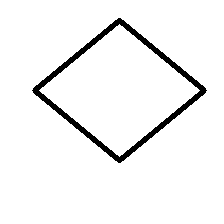
#> input picture numerical_methods/exercises/content/Euclid_dataset/rhombus/114_rhombus.png, 224 x 224 px
$ jupyter execute --allow-errors MachineLearning.ipynb
#> lines starting #> are read from the running program, lines starting #| are printed output that depends on the picture; after the words box and inside, x2 and y2 are one past the last pixel; in counts of white or black regions, pixels touching at a corner belong together
# **Classificazione di immagini tramite Multi-Layer Perceptron (MLP)**

In questa esercitazione impariamo a risolvere un problema di classificazione utilizzando una semplice rete neurale MLP.

I dati di input sono immagini, quindi sono dati ad **alta dimensionalità**, presi dal dataset Euclid (lo trovate su Virtuale).

La rete impara (*learn*) **da sola** a capire come risolvere il problema.

### Librerie
Importiamo qui le librerie necessarie alla soluzione:

*   `Scikit-Learn (sklearn)`: libreria molto potente e vasta principalmente creata per il **Machine Learning** (con alcuni elementi di Deep Learning, come le reti MLP).
*   `OpenCV (cv2)`: libreria utilizzata principalmente per gestire le immagini a livello di codice.

[cell 1]
from sklearn.neural_network import MLPClassifier
from sklearn.metrics import accuracy_score
import numpy as np
from glob import glob
from os.path import join
from tqdm import tqdm
import cv2

### Funzioni di supporto
Qui definiamo le funzioni che utilizzeremo nella nostra soluzione.

Le funzioni sono utili per avere un codice più modulare e ordinato.

`get_labels()` è una funzione che riceve il nome del dato (`string`) e restituisce la classe - **etichetta** -  (`int`), seguendo questa convenzione:

*   Triangolo: 0
*   Rettangolo: 1
*   Quadrato: 2
*   Rombo: 3

Esempio: 0_triangle.png → 0

[cell 2]
def get_labels(name):
    if 'triangle' in name:
        return 0
    elif 'square' in name:
        return 1
    elif 'rectangle' in name:
        return 2
    elif 'rhombus' in name:
        return 3
    else:
        raise NotImplementedError('Not existing class!')

`extract_feature()` è una funzione che, data una lista di immagini, calcola le feature associate. Per noi oggi, queste feature corrispondono al contenuto delle immagini "srotolato" con valori compresi tra 0 e 1.

Per aprire le immagini utilizziamo la libreria `opencv`. Il contenuto delle immagini viene normalizzato tra 0 e 1.

**Tools**:
*   `cv2.imread()`: apre un'immagine (0: livelli di grigio, 1: colori)
*   `cv2.resize()`: ridimensiona un'immagine

[cell 3]
def extract_features(images, feat_type, img_size):

    labels = []
    features = []

    for image in tqdm(images):

        # open the image
        img = cv2.imread(image, 0)

        # resize the image
        img = cv2.resize(img, (img_size, img_size))

        # compute the features
        if feat_type == 'img':
            img = img / 255.0
            feat = np.ravel(img)
        else:
            raise NotImplementedError('Not implemented feature!')

        # append features and labels
        features.append(feat)
        labels.append(get_labels(image))

    return features, labels

### Soluzione
Carica il file .zip che contiene il dataset *Euclid*.

[cell 4]
dataset_path = './content/Euclid_dataset'
images = glob(join(dataset_path, '*', '*.png'))
print('Images: ', len(images))

Ora è fondamentale dividere il nostro dataset in train, validation e test.
Prima di fare questo è necessario mescolare tutti i dati.

**Tools**:
-    `np.random.shuffle()`: modifica una sequenza mescolando gli elementi.

[cell 5]
print('Prima shuffling: {}'.format(images[:10]))
np.random.shuffle(images)
print('Dopo shuffling: {}'.format(images[:10]))

Mettiamo il **20% dei dati in training, 20% in validation**, e la rimanente parte **(60%) nel test set**.

[cell 6]
trainset = images[:int(0.2*len(images))]
valset = images[int(0.2*len(images)):int(0.4*len(images))]
testset = images[int(0.4*len(images)):]
print('Total: {} splitted in Train: {}, Val: {} and Test: {}'.format(len(images), len(trainset), len(valset), len(testset)))

Da questo momento, avremo **tre insiemi di dati**: train, validation e test.

Ogni elemento del dataset può appartenere solo a uno di questi, gli insieme quindi sono completamente **disgiunti**.

[cell 7]
img_size = 32
feature_type = 'img'

train_x, train_y = extract_features(trainset, feature_type, img_size)
val_x, val_y = extract_features(valset, feature_type, img_size)
#> call 2 of extract_features, with feat_type = 'img', img_size = 32
#> in extract_features (call 2), `img = cv2.imread(image, 0)`: img: shape (224, 224); 95.4% white; 1 black region, box (x1, y1, x2, y2) and area: (32, 18, 207, 163) 2330
#> in extract_features (call 2), `img = cv2.resize(img, (img_size, img_size))`:
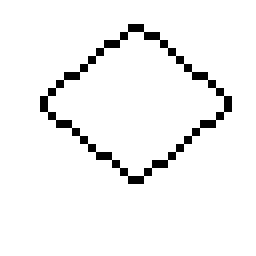
#> img: shape (32, 32) (shown 8 times larger); 95.3% white; black in thin lines or dots, all inside (x1, y1, x2, y2) = (5, 3, 29, 23)
#> in extract_features (call 2), `feat = np.ravel(img)`: feat = 1024 values, max 1 at index 0, min 0 at index 112, mean 0.953
#> val_x = 1 item; val_y = [3]
test_x, test_y = extract_features(testset, feature_type, img_size)
#> call 3 of extract_features, with feat_type = 'img', img_size = 32
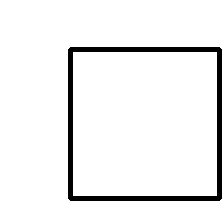
#> input picture numerical_methods/exercises/content/Euclid_dataset/square/105_square.png, 224 x 224 px
#> in extract_features (call 3), `img = cv2.imread(image, 0)`: img: shape (224, 224); 94.1% white; 1 black region, box (x1, y1, x2, y2) and area: (68, 47, 222, 201) 2968
#> in extract_features (call 3), `img = cv2.resize(img, (img_size, img_size))`:
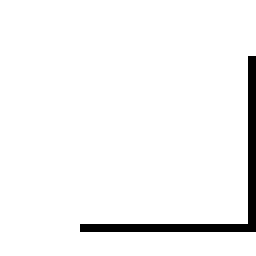
#> img: shape (32, 32) (shown 8 times larger); 95.8% white; black in thin lines or dots, all inside (x1, y1, x2, y2) = (10, 7, 32, 29)
#> in extract_features (call 3), `feat = np.ravel(img)`: feat = 1024 values, max 1 at index 0, min 0 at index 255, mean 0.958
#> pass 2 of the loop in extract_features, `for image in tqdm(images):`:
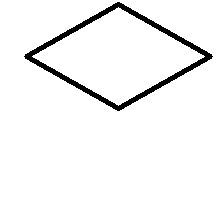
#> input picture numerical_methods/exercises/content/Euclid_dataset/rhombus/109_rhombus.png, 224 x 224 px
#> in extract_features (call 3), `img = cv2.resize(img, (img_size, img_size))`:
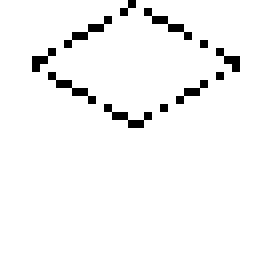
#> img: shape (32, 32) (shown 8 times larger); 96% white; black in thin lines or dots, all inside (x1, y1, x2, y2) = (4, 0, 30, 16)
#> feat = 1024 values, max 1 at index 0, min 0 at index 16, mean 0.96
#> pass 3 of the loop in extract_features, `for image in tqdm(images):`:
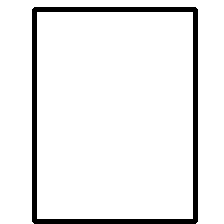
#> input picture numerical_methods/exercises/content/Euclid_dataset/rectangle/100_rectangle.png, 224 x 224 px
#> in extract_features (call 3), `img = cv2.resize(img, (img_size, img_size))`:
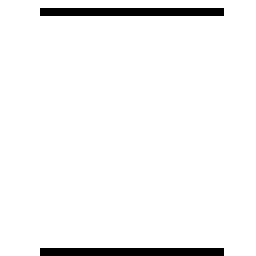
#> img: shape (32, 32) (shown 8 times larger); 95.5% white; black in thin lines or dots, all inside (x1, y1, x2, y2) = (5, 1, 28, 32)
#> feat = 1024 values, max 1 at index 0, min 0 at index 37, mean 0.955
#> test_x = 3 items; test_y = [1, 3, 2]

print('Train: {}, Val: {} and Test: {}'.format(len(train_x), len(val_x), len(test_x)))
#| Train: 0, Val: 1 and Test: 3
print('Total: {}'.format(len(train_x) + len(val_x) + len(test_x)))
#| Total: 4
